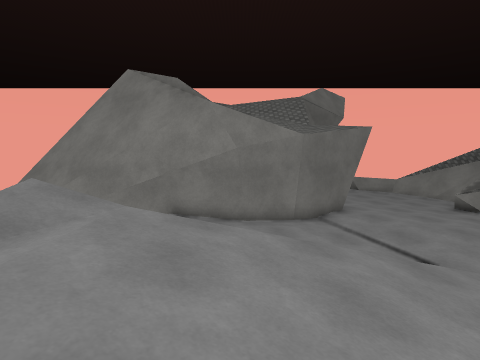
view 1 (above)

12 first-person views from a walk through a Unity game level. The camera is 1.3 m above the floor, tilts 6° down and sees 80° across. The floor is counted in squares, 1 m on a side. Each view is taken from the middle of a square. On the plan, view 1 faces up. The plan holds only what a view shows up to about 13 squares ahead; the rest is blank. The place goes on beyond the plan. The player character is not drawn. Surface patterns are stand-ins for the level's own textures.

view 2
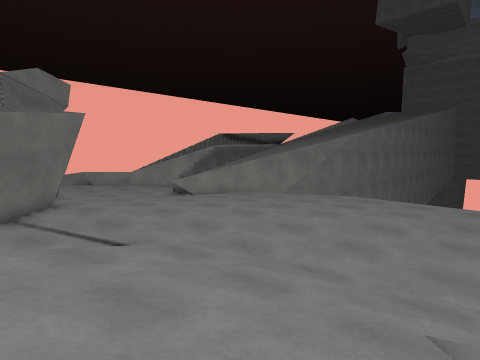

view 3
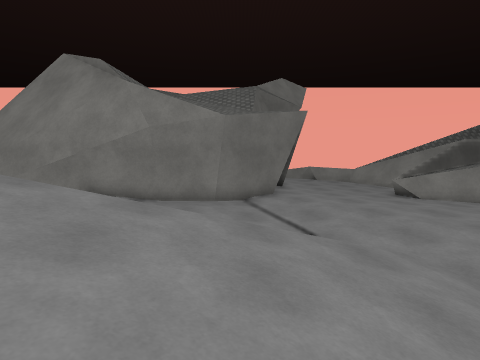

view 4
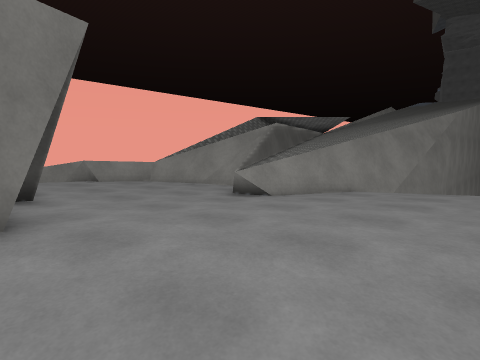

view 5
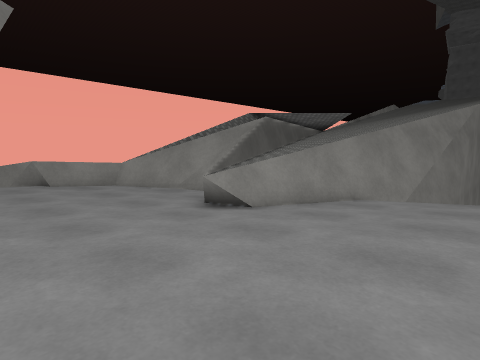

view 6
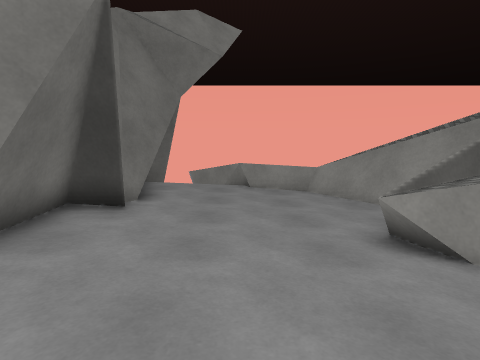

view 7
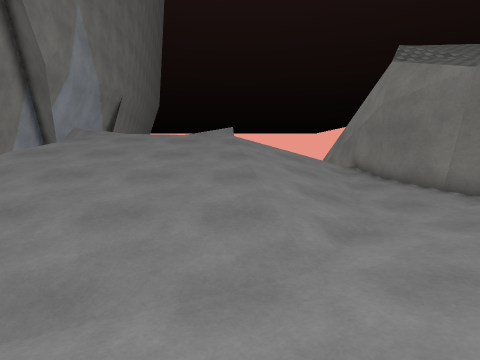

view 8
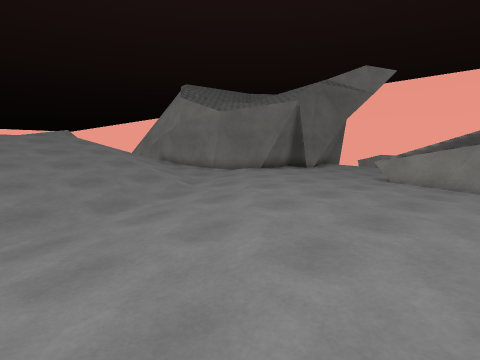

view 9
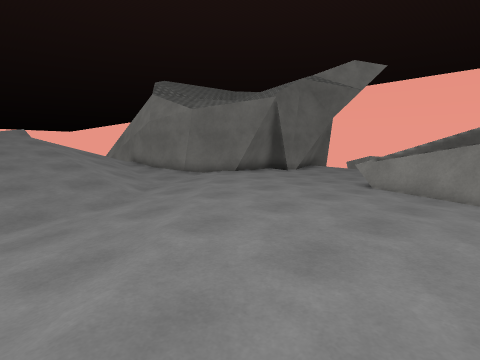

view 10
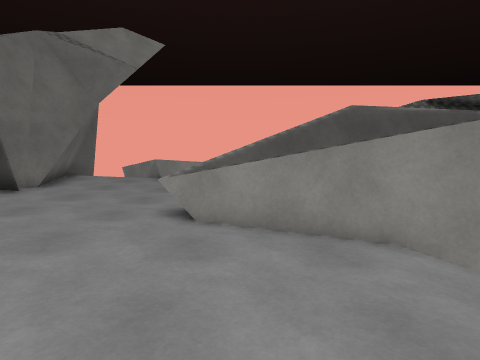

view 11
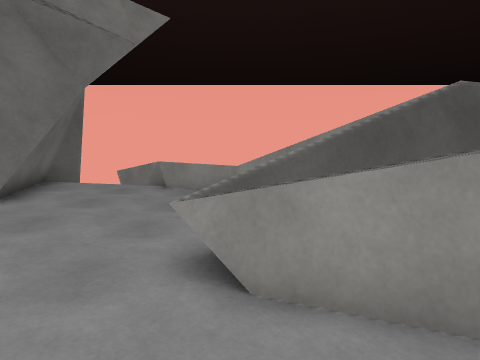

view 12
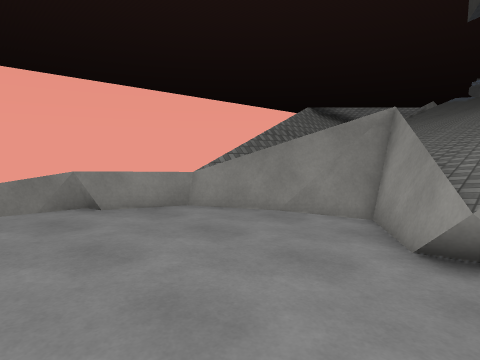

### Floor plan
Key: @ floor where view 1 was taken; # wall or solid block; . main floor; : floor 0.25 m higher than the main floor; - floor 0.25 m lower than the main floor; + floor 0.5 m higher than the main floor; _ floor 0.5 m lower than the main floor; * floor 0.75 m higher than the main floor; % floor 2 m higher than the main floor; / step, stairs or slope; = window, fence, low wall or low ledge.
Columns run from 6 left of view 1 to 17 right of it. Each row starts with its distance up from view 1.
 22             ##
 21           ####=##
 20           ##...==####
 19           ##.....###
 18            #.....-##
 17            #.....-###
 16           ##.....--=###
 15           ##.....-####
 14           ##.....=####
 13           ##.....==###
 12          ##::......#####
 11 ##     ###::::......-###
 10 ########:./.::.......
  9     //::.....:........
  8     //////./..........
  7      ///////..........
  6      ////////.........
  5      ////////--./.....
  4    //////////---./.....
  3    ///////////----/....
  2     %/////////_----/...
  1     %/////////__----/..
  0     %/@///+  -____-- /
 -1    //////*
 -2    //

Where each view was taken, in squares from view 1:
view 1: 0 up, 0 right, facing up
view 2: 0 up, 2 right, facing up-right
view 3: 0 up, 3 right, facing up
view 4: 7 up, 4 right, facing up-right
view 5: 8 up, 6 right, facing up-right
view 6: 9 up, 8 right, facing up
view 7: 5 up, 10 right, facing left
view 8: 0 up, 15 right, facing up-left
view 9: 2 up, 15 right, facing up-left
view 10: 7 up, 12 right, facing up
view 11: 10 up, 11 right, facing up
view 12: 13 up, 6 right, facing up-right
